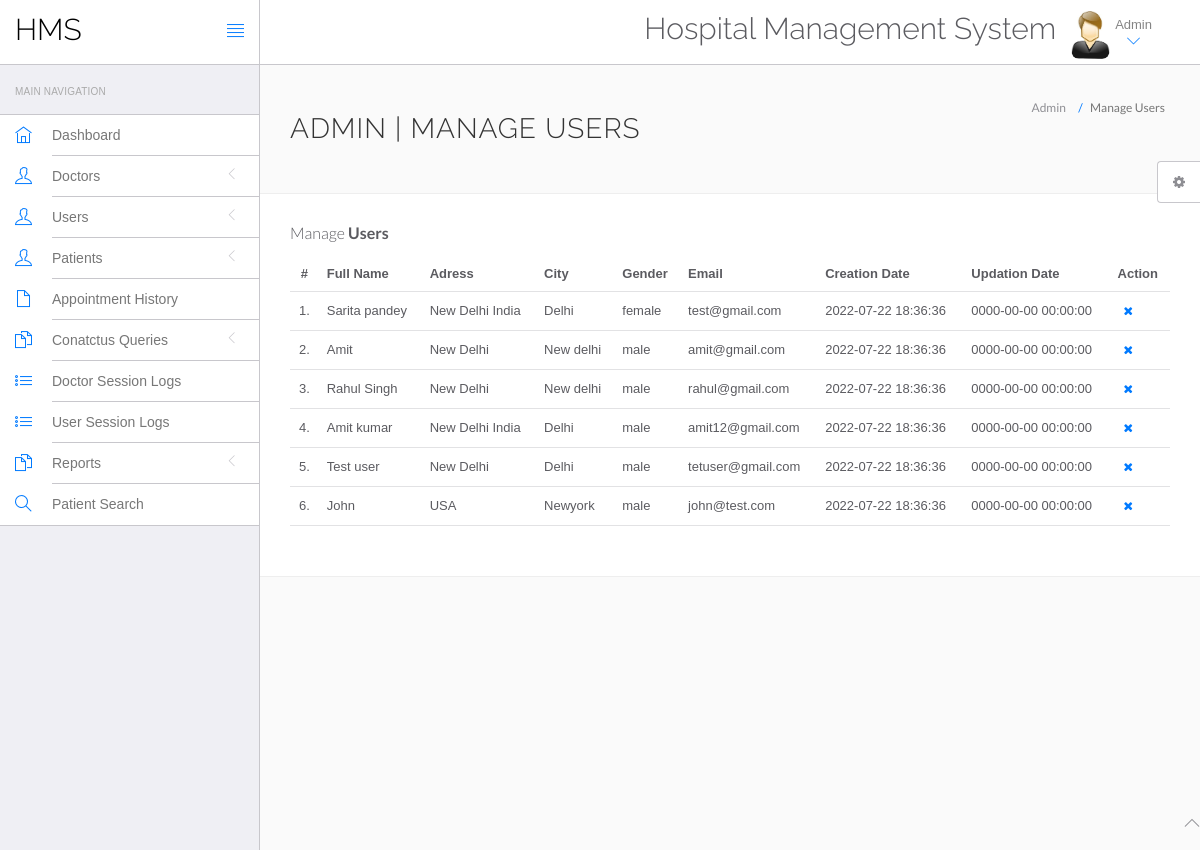
/hospital/hms/admin/manage-users.php (signed in), run on the app's committed database.
### tables this page shows
CREATE TABLE `users` (
  `id` int(11) NOT NULL,
  `fullName` varchar(255) DEFAULT NULL,
  `address` longtext DEFAULT NULL,
  `city` varchar(255) DEFAULT NULL,
  `gender` varchar(255) DEFAULT NULL,
  `email` varchar(255) DEFAULT NULL,
  `password` varchar(255) DEFAULT NULL,
  `regDate` timestamp NULL DEFAULT current_timestamp(),
  `updationDate` timestamp NULL DEFAULT NULL ON UPDATE current_timestamp()
);

### hospital/hms/admin/manage-users.php (the view, shortened to what this page needs)
<?php
include('include/config.php');
?>
<!DOCTYPE html>
<html lang="en">
	<head>
		<link rel="stylesheet" href="vendor/bootstrap/css/bootstrap.min.css">
		<link rel="stylesheet" href="vendor/fontawesome/css/font-awesome.min.css">
		<link rel="stylesheet" href="vendor/themify-icons/themify-icons.min.css">
		<link href="vendor/animate.css/animate.min.css" rel="stylesheet" media="screen">
		<link href="vendor/perfect-scrollbar/perfect-scrollbar.min.css" rel="stylesheet" media="screen">
		<link href="vendor/switchery/switchery.min.css" rel="stylesheet" media="screen">
		<link href="vendor/bootstrap-touchspin/jquery.bootstrap-touchspin.min.css" rel="stylesheet" media="screen">
		<link href="vendor/select2/select2.min.css" rel="stylesheet" media="screen">
		<link href="vendor/bootstrap-datepicker/bootstrap-datepicker3.standalone.min.css" rel="stylesheet" media="screen">
		<link href="vendor/bootstrap-timepicker/bootstrap-timepicker.min.css" rel="stylesheet" media="screen">
		<link rel="stylesheet" href="assets/css/styles.css">
		<link rel="stylesheet" href="assets/css/plugins.css">
		<link rel="stylesheet" href="assets/css/themes/theme-1.css" id="skin_color" />
	</head>
	<body>
		<div id="app">
<?php include('include/sidebar.php');?>
			<div class="app-content">
						<?php include('include/header.php');?>
				<div class="main-content" >
					<div class="wrap-content container" id="container">
						<section id="page-title">
							<div class="row">
								<div class="col-sm-8">
									<h1 class="mainTitle">Admin | Manage Users</h1>
																	</div>
								<ol class="breadcrumb">
									<li>
										<span>Admin</span>
									</li>
									<li class="active">
										<span>Manage Users</span>
									</li>
								</ol>
							</div>
						</section>
						<div class="container-fluid container-fullw bg-white">
									<div class="row">
								<div class="col-md-12">
									<h5 class="over-title margin-bottom-15">Manage <span class="text-bold">Users</span></h5>
									<table class="table table-hover" id="sample-table-1">
										<thead>
											<tr>
												<th class="center">#</th>
												<th>Full Name</th>
												<th class="hidden-xs">Adress</th>
												<th>City</th>
												<th>Gender </th>
												<th>Email </th>
												<th>Creation Date </th>
												<th>Updation Date </th>
												<th>Action</th>
											</tr>
										</thead>
										<tbody>
<?php
$sql=mysqli_query($con,"select * from users");
$cnt=1;
while($row=mysqli_fetch_array($sql))
{
?>
											<tr>
												<td class="center"><?php echo $cnt;?>.</td>
												<td class="hidden-xs"><?php echo $row['fullName'];?></td>
												<td><?php echo $row['address'];?></td>
												<td><?php echo $row['city'];?>
												</td>
												<td><?php echo $row['gender'];?></td>
												<td><?php echo $row['email'];?></td>
												<td><?php echo $row['regDate'];?></td>
												<td><?php echo $row['updationDate'];?>
												</td>
												<td >
												<div class="visible-md visible-lg hidden-sm hidden-xs">
	<a href="manage-users.php?id=<?php echo $row['id']?>&del=delete" onClick="return confirm('Are you sure you want to delete?')"class="btn btn-transparent btn-xs tooltips" tooltip-placement="top" tooltip="Remove"><i class="fa fa-times fa fa-white"></i></a>
												</div>
												</td>
											</tr>
											<?php
$cnt=$cnt+1;
											 }?>
										</tbody>
									</table>
								</div>
							</div>
								</div>
							</div>
						</div>
					</div>
				</div>
	<?php include('include/footer.php');?>
	<?php include('include/setting.php');?>
	</body>
</html>

### hospital/hms/admin/include/sidebar.php (shortened to what this page needs)
<div class="sidebar app-aside" id="sidebar">
				<div class="sidebar-container perfect-scrollbar">
<nav>
						<div class="navbar-title">
							<span>Main Navigation</span>
						</div>
						<ul class="main-navigation-menu">
							<li>
								<a href="dashboard.php">
									<div class="item-content">
										<div class="item-media">
											<i class="ti-home"></i>
										</div>
										<div class="item-inner">
											<span class="title"> Dashboard </span>
										</div>
									</div>
								</a>
							</li>
							<li>
								<a href="javascript:void(0)">
									<div class="item-content">
										<div class="item-media">
											<i class="ti-user"></i>
										</div>
										<div class="item-inner">
											<span class="title"> Doctors </span><i class="icon-arrow"></i>
										</div>
									</div>
								</a>
								</li>
				<li>
								<a href="javascript:void(0)">
									<div class="item-content">
										<div class="item-media">
											<i class="ti-user"></i>
										</div>
										<div class="item-inner">
											<span class="title"> Users </span><i class="icon-arrow"></i>
										</div>
									</div>
								</a>
								</li>
								<li>
								<a href="javascript:void(0)">
									<div class="item-content">
										<div class="item-media">
											<i class="ti-user"></i>
										</div>
										<div class="item-inner">
											<span class="title"> Patients </span><i class="icon-arrow"></i>
										</div>
									</div>
								</a>
								</li>
<li>
								<a href="appointment-history.php">
									<div class="item-content">
										<div class="item-media">
											<i class="ti-file"></i>
										</div>
										<div class="item-inner">
											<span class="title"> Appointment History </span>
										</div>
									</div>
								</a>
							</li>
				<li>
								<a href="javascript:void(0)">
									<div class="item-content">
										<div class="item-media">
											<i class="ti-files"></i>
										</div>
										<div class="item-inner">
											<span class="title"> Conatctus Queries </span><i class="icon-arrow"></i>
										</div>
									</div>
								</a>
								</li>
	<li>
								<a href="doctor-logs.php">
									<div class="item-content">
										<div class="item-media">
											<i class="ti-list"></i>
										</div>
										<div class="item-inner">
											<span class="title"> Doctor Session Logs </span>
										</div>
									</div>
								</a>
							</li>
							<li>
								<a href="user-logs.php">
									<div class="item-content">
										<div class="item-media">
											<i class="ti-list"></i>
										</div>
										<div class="item-inner">
											<span class="title"> User Session Logs </span>
										</div>
									</div>
								</a>
							</li>
				<li>
								<a href="javascript:void(0)">
									<div class="item-content">
										<div class="item-media">
											<i class="ti-files"></i>
										</div>
										<div class="item-inner">
											<span class="title"> Reports </span><i class="icon-arrow"></i>
										</div>
									</div>
								</a>
								<li>
								<a href="patient-search.php">
									<div class="item-content">
										<div class="item-media">
											<i class="ti-search"></i>
										</div>
										<div class="item-inner">
											<span class="title"> Patient Search </span>
										</div>
									</div>
								</a>
							</li>
								</li>
						</ul>
					</nav>
					</div>
			</div>

### hospital/hms/admin/include/header.php (shortened to what this page needs)
<header class="navbar navbar-default navbar-static-top">
					<div class="navbar-header">
						<a class="navbar-brand" href="#">
							<h2 style="padding-top:20%; color:#000 ">HMS</h2>
						</a>
						<a href="#" class="sidebar-toggler pull-right visible-md visible-lg" data-toggle-class="app-sidebar-closed" data-toggle-target="#app">
							<i class="ti-align-justify"></i>
						</a>
					</div>
					<div class="navbar-collapse collapse">
						<ul class="nav navbar-right">
								<li  style="padding-top:2% ">
								<h2>Hospital Management System</h2>
							</li>
							<li class="dropdown current-user">
								<a href class="dropdown-toggle" data-toggle="dropdown">
									<img src="assets/images/images.jpg" > <span class="username">
			Admin
									<i class="ti-angle-down"></i></i></span>
								</a>
							</li>
						</ul>
					</div>
				</header>

### hospital/hms/admin/include/footer.php
<footer>
				<div class="footer-inner">
					<div class="pull-left">
						&copy; <span class="current-year"></span><span class="text-bold text-uppercase"> HMS</span>. <span>All rights reserved</span>
					</div>
					<div class="pull-right">
						<span class="go-top"><i class="ti-angle-up"></i></span>
					</div>
				</div>
			</footer>

### hospital/hms/admin/include/setting.php (shortened to what this page needs)
<div class="settings panel panel-default hidden-xs hidden-sm" id="settings">
				<button ct-toggle="toggle" data-toggle-class="active" data-toggle-target="#settings" class="btn btn-default">
					<i class="fa fa-spin fa-gear"></i>
				</button>
			</div>

### hospital/hms/admin/assets/css/plugins.css (style rules this page uses)
.perfect-scrollbar { overflow-y: hidden !important; }

### hospital/hms/admin/assets/css/themes/theme-1.css (style rules this page uses)
body { background: #FAFAFA; }
header .navbar-header { background: #ffffff !important; border-right-color: #c8c7cc !important; border-bottom-color: #c8c7cc !important; }
header .navbar-header .sidebar-toggler, header .navbar-header .sidebar-mobile-toggler { color: #007aff !important; }
header .navbar-header .navbar-brand { color: #777 !important; }
header .navbar-collapse { background: #ffffff !important; border-bottom-color: #c8c7cc !important; box-shadow: none !important; }
header .navbar-collapse .navbar-right > li > a { color: #777; }
header .navbar-collapse .navbar-right > li > a i { color: #007aff !important; }
#sidebar { background: #EFEFF4 !important; }
#sidebar:before { border-right-width: "1px" !important; border-right-style: solid; border-right-color: #c8c7cc !important; }
#sidebar nav { border-right-width: "1px" !important; border-right-style: solid; border-right-color: #c8c7cc !important; }
#sidebar nav .navbar-title { color: #aaaaaa; }
#sidebar nav > ul { background: #ffffff !important; border-bottom-color: #c8c7cc !important; border-top-color: #c8c7cc !important; }
#sidebar nav > ul > li > a .item-media > i { color: #007aff !important; }
#sidebar nav > ul > li > a .item-inner { color: #777 !important; border-bottom-color: #c8c7cc; }

### data on the page
users: fullName "Sarita pandey", address "New Delhi India", city "Delhi", gender "female", email "test@gmail.com", regDate "2022-07-22 18:36:36", updationDate "0000-00-00 00:00:00"
users: fullName "Amit", address "New Delhi", city "New delhi", gender "male", email "amit@gmail.com", regDate "2022-07-22 18:36:36", updationDate "0000-00-00 00:00:00"
users: fullName "Rahul Singh", address "New Delhi", city "New delhi", gender "male", email "rahul@gmail.com", regDate "2022-07-22 18:36:36", updationDate "0000-00-00 00:00:00"
users: fullName "Amit kumar", address "New Delhi India", city "Delhi", gender "male", email "amit12@gmail.com", regDate "2022-07-22 18:36:36", updationDate "0000-00-00 00:00:00"
users: fullName "Test user", address "New Delhi", city "Delhi", gender "male", email "tetuser@gmail.com", regDate "2022-07-22 18:36:36", updationDate "0000-00-00 00:00:00"
users: fullName "John", address "USA", city "Newyork", gender "male", email "john@test.com", regDate "2022-07-22 18:36:36", updationDate "0000-00-00 00:00:00"
